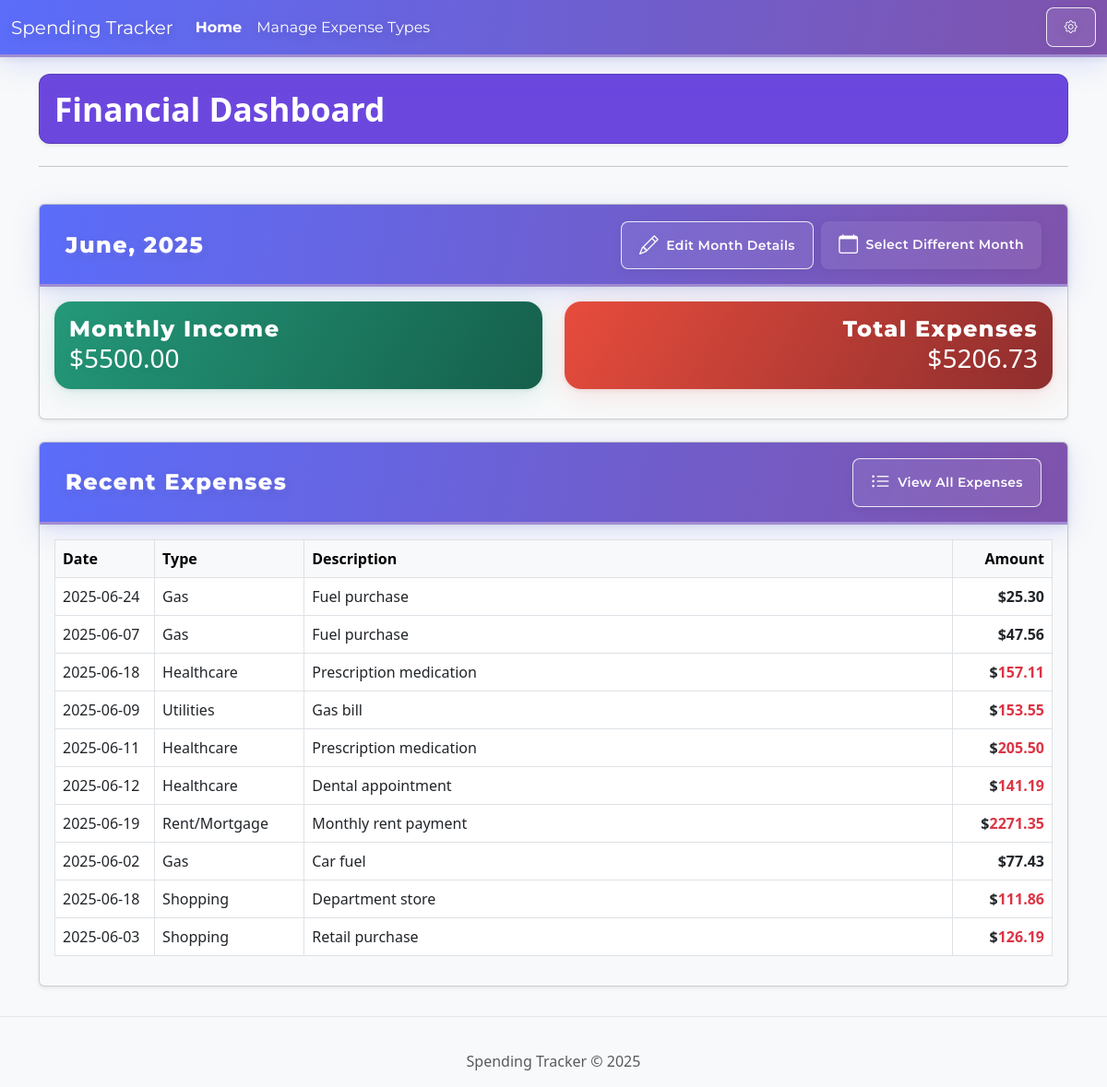
Before: / with the older database file.
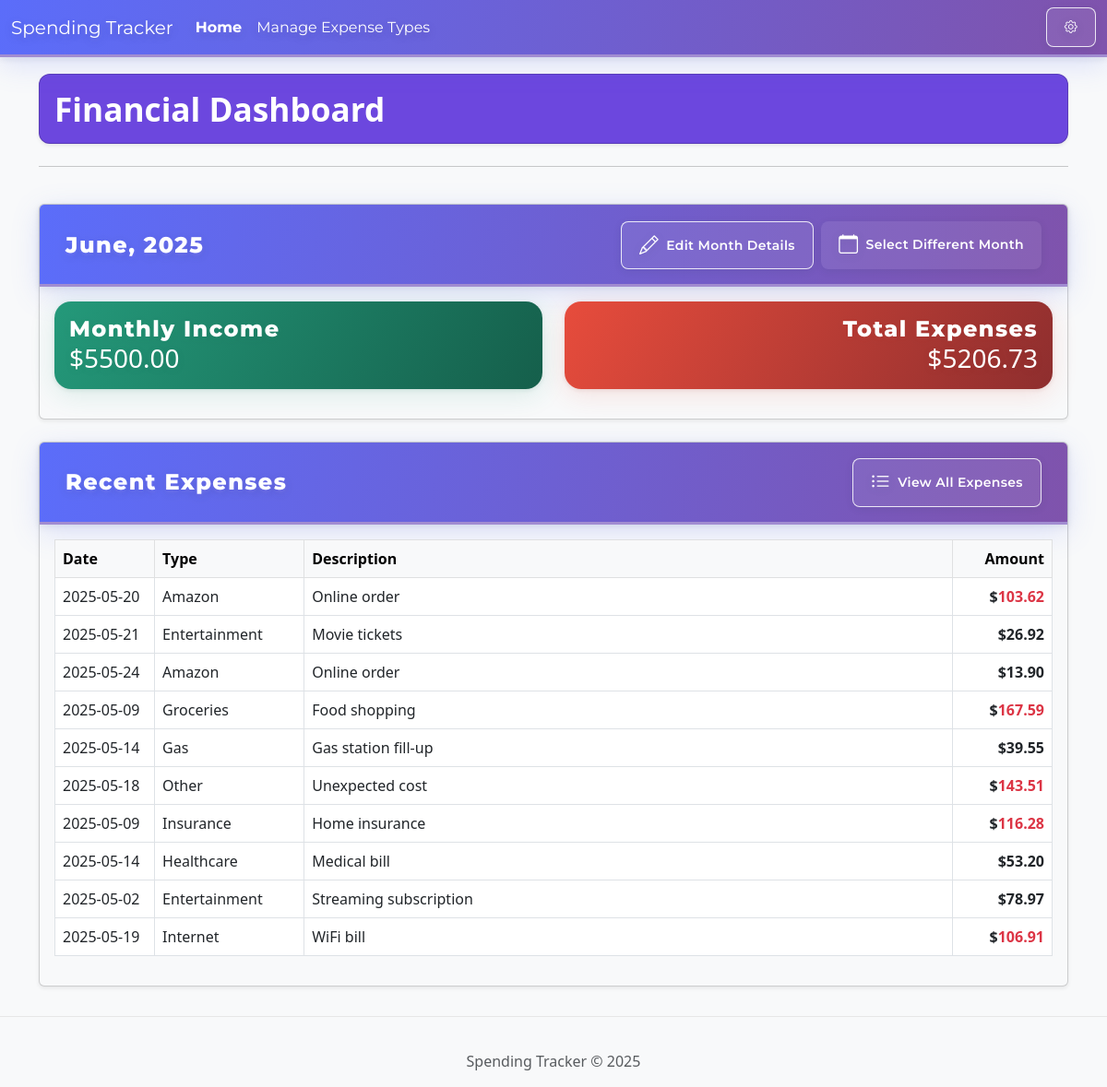
After: the same page with the newer database file.
### tables this page shows
CREATE TABLE expenses (
            id INTEGER PRIMARY KEY AUTOINCREMENT,
            amount DECIMAL(10, 2) NOT NULL,
            description TEXT,
            expense_type_id INTEGER NOT NULL,
            date DATE NOT NULL,
            is_recurring BOOLEAN DEFAULT FALSE,
            recurring_day INTEGER CHECK (recurring_day >= 1 AND recurring_day <= 31),
            is_active BOOLEAN DEFAULT TRUE,
            created_at TIMESTAMP DEFAULT CURRENT_TIMESTAMP,
            updated_at TIMESTAMP DEFAULT CURRENT_TIMESTAMP,
            FOREIGN KEY (expense_type_id) REFERENCES expense_types(id)
        );

CREATE TABLE expense_types (
            id INTEGER PRIMARY KEY AUTOINCREMENT,
            name TEXT NOT NULL UNIQUE,
            is_active BOOLEAN DEFAULT TRUE,
            created_at TIMESTAMP DEFAULT CURRENT_TIMESTAMP
        );

### app.py (the view)
@app.route('/')
def index():
    conn = get_db_connection()
    expense_types = conn.execute('SELECT * FROM expense_types WHERE is_active = TRUE ORDER BY name').fetchall()
    current_month_id = request.args.get('current_month_id', None)
    if current_month_id:
        session['current_month_id'] = current_month_id
    elif 'current_month_id' in session:
        current_month_id = session['current_month_id']
    if current_month_id:
        current_month_data = conn.execute('SELECT * FROM months WHERE id = ?', (current_month_id,)).fetchone()
        if not current_month_data:
            current_month_data = conn.execute('SELECT * FROM months ORDER BY year DESC, month DESC LIMIT 1').fetchone()
            if current_month_data:
                session['current_month_id'] = current_month_data['id']
    else:
        current_month_data = conn.execute('SELECT * FROM months ORDER BY year DESC, month DESC LIMIT 1').fetchone()
        if current_month_data:
            session['current_month_id'] = current_month_data['id']
    recent_expenses = conn.execute('''
        SELECT e.id, e.amount, e.description, e.date, et.name as expense_type_name, e.created_at
        FROM expenses e
        JOIN expense_types et ON e.expense_type_id = et.id
        WHERE e.is_active = TRUE
        ORDER BY e.created_at DESC
        LIMIT 10
    ''').fetchall()
    total_amount = 0.0
    if current_month_data:
        total_amount_row = conn.execute(
            'SELECT SUM(amount) as total FROM expenses WHERE is_active = TRUE AND strftime("%Y", date) = ? AND strftime("%m", date) = ?',
            (str(current_month_data['year']), f"{int(current_month_data['month']):02d}")
        ).fetchone()
        total_amount = total_amount_row['total'] if total_amount_row['total'] is not None else 0.0
    conn.close()
    return render_template('index.html', expense_types=expense_types, current_month=current_month_data,
                           recent_expenses=recent_expenses, month_error=None, show_month_modal=False, total_amount=total_amount)

### app.py (called while the page is built)
def get_db_connection():
    conn = sqlite3.connect(DB_PATH)
    conn.row_factory = sqlite3.Row
    return conn

@app.context_processor
def inject_current_year():
    return {'current_year': datetime.utcnow().year}

### templates/index.html (shortened to what the changed rows need)
{% extends "base.html" %}
{% block content %}
<div class="row mb-4">
    <div class="col-12">
        <div class="dashboard-header card shadow-sm mb-4 p-3" style="background: #6c47de; color: #fff; border-radius: 0.75rem;">
    <h1 class="mb-0" style="font-weight: 700; font-size: 2.2rem;">Financial Dashboard</h1>
</div>
    </div>
</div>
<div class="row">
    <div class="col-12">
        {% if current_month %}
            <div class="card card-custom bg-light mb-4 shadow-sm">
                <div class="card-header section-header d-flex justify-content-between align-items-center">
    <h2 class="section-header-title mb-0">
    {{ ["January", "February", "March", "April", "May", "June", "July", "August", "September", "October", "November", "December"][current_month['month']-1] }}, {{ current_month['year'] }}
</h2>
</div>
            </div>
        {% else %}
            <div class="alert alert-warning" role="alert">
                No month data found. Please ensure the database is set up correctly and has month entries.
            </div>
        {% endif %}
    </div>
</div>
<div class="row mb-4">
    <div class="col-12">
        <div class="card card-custom bg-light shadow-sm">
            <div class="card-header section-header d-flex justify-content-between align-items-center">
    <h2 class="section-header-title mb-0">Recent Expenses</h2>
</div>
            <div class="card-body">
                {% if recent_expenses %}
                    <div class="table-responsive">
                        <table class="table table-hover table-bordered">
                            <thead class="table-light">
                                <tr>
                                    <th style="width:10%">Date</th>
                                    <th style="width:15%">Type</th>
                                    <th style="width:auto">Description</th>
                                    <th class="text-end" style="width:10%">Amount</th>
                                </tr>
                            </thead>
                            <tbody>
                                {% for expense in recent_expenses[:10] %}
                                    <tr class="{% if loop.index is even %}alt-row{% endif %}">
                                        <td style="width:10%">{{ expense.date }}</td>
                                        <td style="width:15%">{{ expense.expense_type_name }}</td>
                                        <td style="width:auto">{{ expense.description|default('', true) }}</td>
                                        <td class="text-end fw-bold" style="width:10%">$<span class="{% if expense.amount > 100 %}text-danger{% endif %}">{{ "%.2f"|format(expense.amount) }}</span></td>
                                    </tr>
                                {% endfor %}
                            </tbody>
                        </table>
                    </div>
                {% else %}
                    <div class="alert alert-info">
                        No expenses found. Add your first expense to get started!
                    </div>
                {% endif %}
            </div>
        </div>
    </div>
</div>
{% endblock %}

Changed rows visible on the page:
no longer on this page (row unchanged): expenses: date "2025-06-24", expense_type_name "Gas", description "Fuel purchase", amount "25.30"
no longer on this page (row unchanged): expenses: date "2025-06-07", expense_type_name "Gas", description "Fuel purchase", amount "47.56"
no longer on this page (row unchanged): expenses: date "2025-06-18", expense_type_name "Healthcare", description "Prescription medication", amount "157.11"
no longer on this page (row unchanged): expenses: date "2025-06-09", expense_type_name "Utilities", description "Gas bill", amount "153.55"
no longer on this page (row unchanged): expenses: date "2025-06-11", expense_type_name "Healthcare", description "Prescription medication", amount "205.50"
no longer on this page (row unchanged): expenses: date "2025-06-12", expense_type_name "Healthcare", description "Dental appointment", amount "141.19"
no longer on this page (row unchanged): expenses: date "2025-06-19", expense_type_name "Rent/Mortgage", description "Monthly rent payment", amount "2271.35"
no longer on this page (row unchanged): expenses: date "2025-06-02", expense_type_name "Gas", description "Car fuel", amount "77.43"
no longer on this page (row unchanged): expenses: date "2025-06-18", expense_type_name "Shopping", description "Department store", amount "111.86"
no longer on this page (row unchanged): expenses: date "2025-06-03", expense_type_name "Shopping", description "Retail purchase", amount "126.19"
added expenses: date "2025-05-20", expense_type_name "Amazon", description "Online order", amount "103.62"
added expenses: date "2025-05-21", expense_type_name "Entertainment", description "Movie tickets", amount "26.92"
added expenses: date "2025-05-24", expense_type_name "Amazon", description "Online order", amount "13.90"
added expenses: date "2025-05-09", expense_type_name "Groceries", description "Food shopping", amount "167.59"
added expenses: date "2025-05-14", expense_type_name "Gas", description "Gas station fill-up", amount "39.55"
added expenses: date "2025-05-18", expense_type_name "Other", description "Unexpected cost", amount "143.51"
added expenses: date "2025-05-09", expense_type_name "Insurance", description "Home insurance", amount "116.28"
added expenses: date "2025-05-14", expense_type_name "Healthcare", description "Medical bill", amount "53.20"
added expenses: date "2025-05-02", expense_type_name "Entertainment", description "Streaming subscription", amount "78.97"
added expenses: date "2025-05-19", expense_type_name "Internet", description "WiFi bill", amount "106.91"
